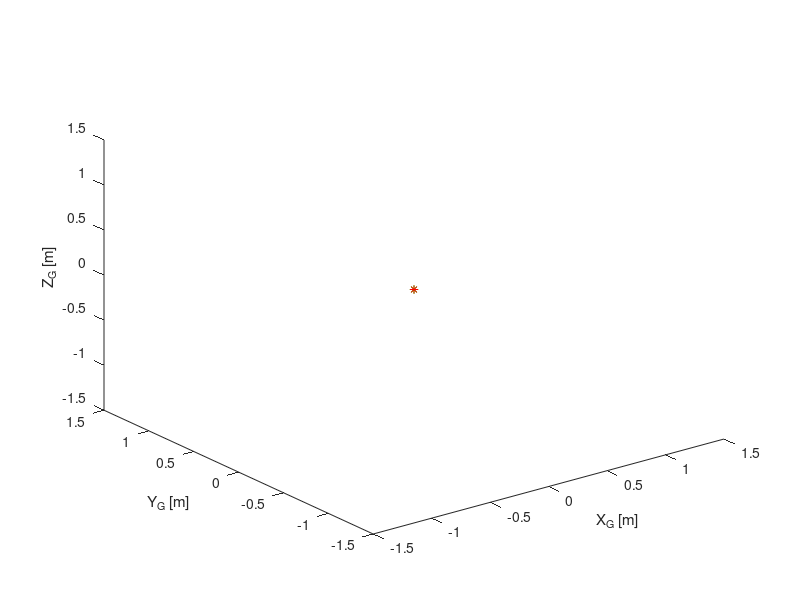

Recreate this plot in MATLAB. (Note: this script raises an error after producing the figure.)
global fig body l1 l2 l3 l4 l5 l6 l7 l8 wheel
global trB2G trP2G trI2G trJ2G trO2G trQ2G trS2G trC2G
global initPosHandle goalPosHandle

fig = figure('Name','Sherpa_TT Visualization');
axis([-1.5 1.5 -1.5 1.5 -1.5 1.5]);
xlabel('X_G [m]');
ylabel('Y_G [m]');
zlabel('Z_G [m]');
view(145,42);

hold on

%Plot the initial and final position.
initPosHandle = plot3(0,0,0,'g*');
goalPosHandle = plot3(0,0,0,'r*');

body = fill3(0,0,0,'r');
l1 = line([0 0],[0 0],'LineWidth',3);
l2 = line([0 0],[0 0],'LineWidth',3);
l3 = line([0 0],[0 0],'LineWidth',3);
l4 = line([0 0],[0 0],'LineWidth',3);
l5 = line([0 0],[0 0],'LineWidth',3);
l6 = line([0 0],[0 0],'LineWidth',3);
l7 = line([0 0],[0 0],'LineWidth',3);
l8 = line([0 0],[0 0],'LineWidth',3);
wheel = fill3(0,0,0,'k');

axesLen = 0.1;

if showFrames
    trB2G = trplot(eye(4,4),'color','b','length',axesLen,'frame','P');
    trP2G = trplot(eye(4,4),'color','b','length',axesLen,'frame','P');
    trI2G = trplot(eye(4,4),'length',axesLen,'frame','I');
    trJ2G = trplot(eye(4,4),'length',axesLen,'frame','J');
    trO2G = trplot(eye(4,4),'length',axesLen,'frame','O');
    trQ2G = trplot(eye(4,4),'length',axesLen,'frame','Q');
    %trplot(TI2P*TJ2I*TO2J*TQ2O*TR2Q,'length',axesLen,'frame','R');
    trS2G = trplot(eye(4,4),'length',axesLen,'frame','S');
    trC2G = trplot(eye(4,4),'length',axesLen,'frame','C');
end

hold off
